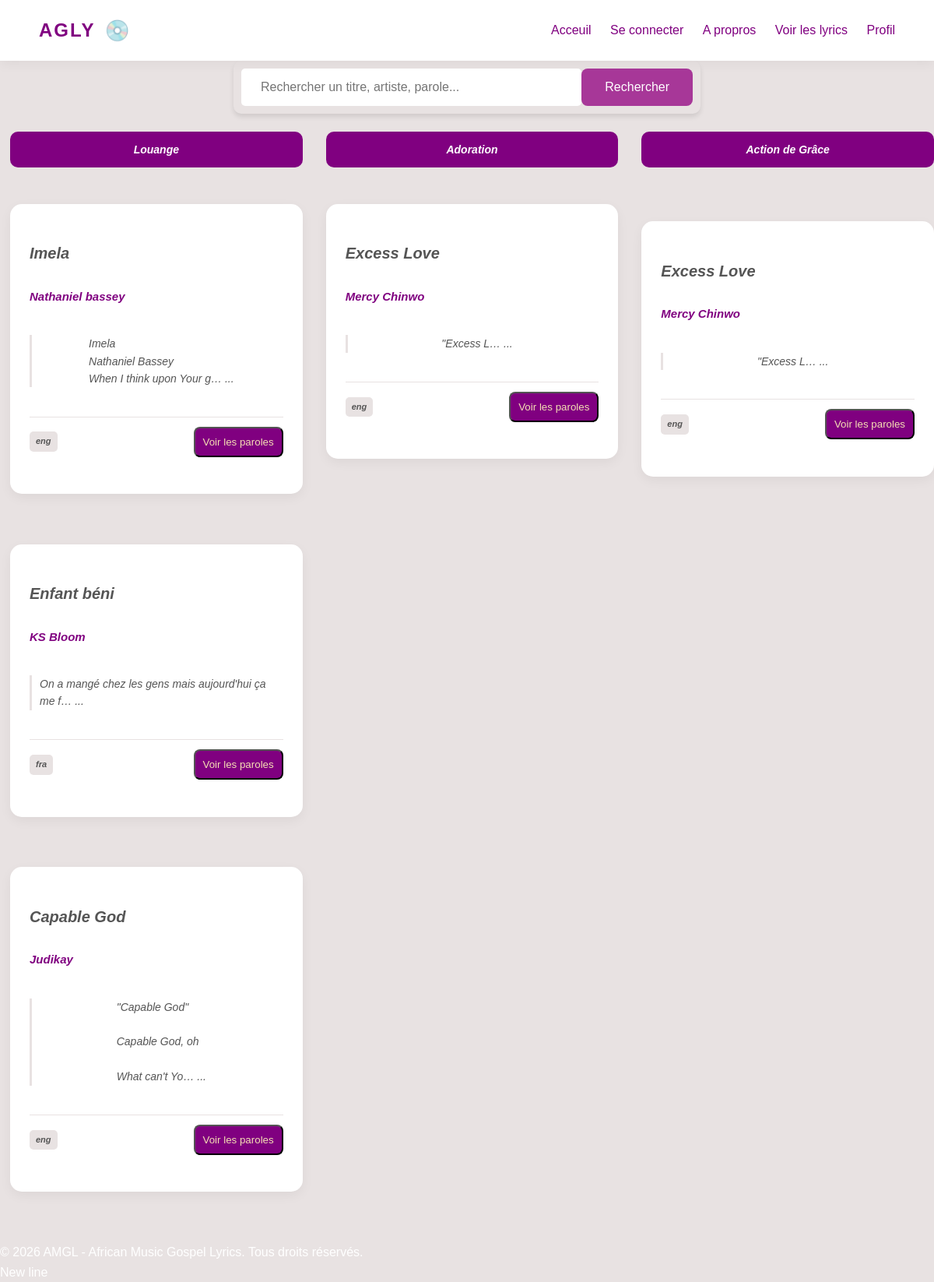
Screenshot of /lyrics/ with the database file from the repository.
### chants/models.py (models this page shows, shortened)
class Chant(models.Model):
    THEMES = [
    ('LOUANGE', 'Louange'),
    ('ADORATION', 'Adoration'),
    ('GRACE', 'Action de grâce')
    ]
    LANGUAGE_CHOICES = sorted(
    [(lang.alpha_3, lang.name) for lang in pycountry.languages if hasattr(lang, 'alpha_3')],
    key=lambda x: x[1]
)
    titre = models.CharField(max_length=200)
    artiste = models.CharField(max_length=200)
    langue = models.CharField(max_length=3, choices=LANGUAGE_CHOICES, default='fra')
    theme = models.CharField(max_length=20, choices=THEMES, default='LOUANGE')
    paroles = models.TextField()
    lien = models.URLField(blank=True,null=True)

### chants/views.py (the view)
# urls.py: path('lyrics/',views.lyrics,name='lyrics'),
def lyrics(request):
    louange = Chant.objects.filter(theme='LOUANGE')
    adoration = Chant.objects.filter(theme='ADORATION')
    grace = Chant.objects.filter(theme='GRACE')
    return render(request,'chants/lyrics.html',{'louange':louange,'adoration':adoration,'grace':grace})

### templates/chants/lyrics.html (shortened to what this page needs)
<!DOCTYPE html>
<html lang="en">
<head>
</head>
<body>
    <header>
        <div class="logo-container">
            <div class="logo">AGLY</div>
            <div class="w3-spin">💿</div>
        </div>
        <nav>
            <a href="{% url 'acceuil' %}">Acceuil</a>
            <a href="{% url 'connexion' %}">Se connecter</a>
            <a href="{% url 'apropos' %}">A propros</a>
            <a href="{% url 'lyrics' %}">Voir les lyrics</a>
            <a href="{% url 'profil' %}">Profil</a>
        </nav>
    </header>
    <div class="search-container">
    <input type="text" id="search-container" placeholder="Rechercher un titre, artiste, parole..."><button id="searchButton">Rechercher</button></div>
        <div class="lyrics" id="lyrics">
        <div class="carte">
            <div class="theme">Louange</div>
            {% for chant in louange %}
            <div class="chanson">
                <div class="titre"> {{chant.titre}} </div>
                <div class="artiste"> {{chant.artiste}} </div>
                <div class="lyrics">{{ chant.paroles|truncatechars:50 }} ... </div>
                <div class="footer">
                    <span class="langue"> {{chant.langue}} </span>
                    <a href= {% url "detail" chant.id %}><button class="button-voir-plus">Voir les paroles</button></a>
                </div>
            </div>
            {% endfor %}
        </div>
        <div class="carte">
            <div class="theme">Adoration</div>
            {% for chant in adoration %}
            <div class="chanson">
                <div class="titre"> {{chant.titre}} </div>
                <div class="artiste"> {{chant.artiste}} </div>
                <div class="lyrics">{{ chant.paroles|truncatechars:10 }} ... </div>
                <div class="footer">
                    <span class="langue"> {{chant.langue}} </span>
                    <a href= {% url "detail" chant.id %}><button class="button-voir-plus">Voir les paroles</button></a>
                </div>
            </div>
            {% endfor %}
        </div>
        <div class="carte">
            <div class="theme">Action de Grâce</div>
            {% for chant in adoration %}
            <div class="chanson">
                <div class="titre"> {{chant.titre}} </div>
                <div class="artiste"> {{chant.artiste}} </div>
                <div class="lyrics">{{ chant.paroles|truncatechars:10 }} ... </div>
                <div class="footer">
                    <span class="langue"> {{chant.langue}} </span>
                    <a href= {% url "detail" chant.id %}><button class="button-voir-plus">Voir les paroles</button></a>
                </div>
            </div>
            {% endfor %}
        </div>
    </div>
    <footer>
        &copy; 2026 AMGL - African Music Gospel Lyrics. Tous droits réservés.
    </footer>
    New line
</body>
</html>

### templates/chants/lyrics.html (style rules this page uses)
* { margin: 0; padding: 0; box-sizing: border-box; font-family: Arial, sans-serif; }
.search-container { max-width: 600px; margin: 0 auto; display: flex; box-shadow: 0 4px 6px rgba(0,0,0,0.1); border-radius: 10px; overflow: hidden; padding: 10px; }
input { flex: 1; padding: 15px 25px; border: none; border-radius: 5px ; font-size: 16px; outline: none; display: flex; justify-content: space-between; }
#searchButton { padding: 15px 30px; border: none; border-radius: 8px; background-color: #a73798; color: white; font-size: 16px; cursor: pointer; transition: 0.2s; }
@media (max-width: 1200px) { body { overflow: auto; } }
body { background-color: #e8e2e2; color: #ffffff; line-height: 1.6; }
header { display: flex; justify-content: space-between; align-items: center; padding: 20px 50px; background-color: white; box-shadow: 0px 4px 15px rgba(0, 0, 0, 0.05); }
.logo-container { display: flex; align-items: center; gap: 12px; }
.logo { font-size: 24px; font-weight: bold; color: purple; letter-spacing: 2px; animation: pulseLogo 5s infinite ease-in-out; display:inline-block; }
.w3-spin { display: inline-block; font-size: 26px; line-height: 1; animation: rotation-infinie 4s infinite linear; cursor: pointer; }
nav a { color: purple; text-decoration: none; margin-left: 20px; transition: color 0.5s; padding-bottom: 5px; position: relative; }
nav a::after { content: ''; position: absolute; width: 100%; transform: scaleX(0); height: 2px; bottom: 0; left: 0; background-color: purple; transform-origin: bottom right; transition: transform 0.3s ease-out; }
.lyrics { display: flex; justify-content: center; gap: 30px; max-width: 1200px; margin: 0 auto; flex-wrap: wrap; transition: all 0.3s ease; }
.carte { flex: 1; min-width: 300px; max-width: 380px; transition: all 0.3s ease; margin-top: 0; }
.theme { background-color: purple; color: white; padding: 12px; border-radius: 10px; text-align: center; font-weight: bold; margin-bottom: 2px; }
.chanson { background-color: white; border-radius: 15px; padding: 25px; margin-bottom: 20px; box-shadow: 0 5px 15px rgba(0, 0, 0, 0.05); transition: transform 0.3s, box-shadow 0.3s; cursor: pointer; }
.titre { font-size: 20px; font-weight: bold; margin-bottom: 5px; }
.artiste { font-size: 15px; color: purple; font-weight: bold; margin-bottom: 15px; }
.lyrics { color: #555555; font-size: 14px; font-style: italic; border-left: 3px solid #e8e2e2; padding-left: 10px; white-space: pre-line; }
.footer { display: flex; justify-content: space-between; align-items: center; margin-top: 15px; border-top: 1px solid #e8e2e2; padding-top: 12px; }
.langue { background-color: #e8e2e2; color: #555555; font-size: 11px; padding: 4px 8px; border-radius: 5px; font-weight: bold; }
.button-voir-plus { padding: 10px; background-color: purple; border-radius: 8px; color: wheat; }

### rows the page displays
Chant: titre "Imela", artiste "Nathaniel bassey", paroles "Imela Nathaniel Bassey When I think upon Your g…", langue "eng"
Chant: titre "Enfant béni", artiste "KS Bloom", paroles "On a mangé chez les gens mais aujourd'hui ça me f…", langue "fra"
Chant: titre "Capable God", artiste "Judikay", paroles "\"Capable God\" Capable God, oh What can't Yo…", langue "eng"
Chant: titre "Excess Love", artiste "Mercy Chinwo", paroles "\"Excess L…", langue "eng"
